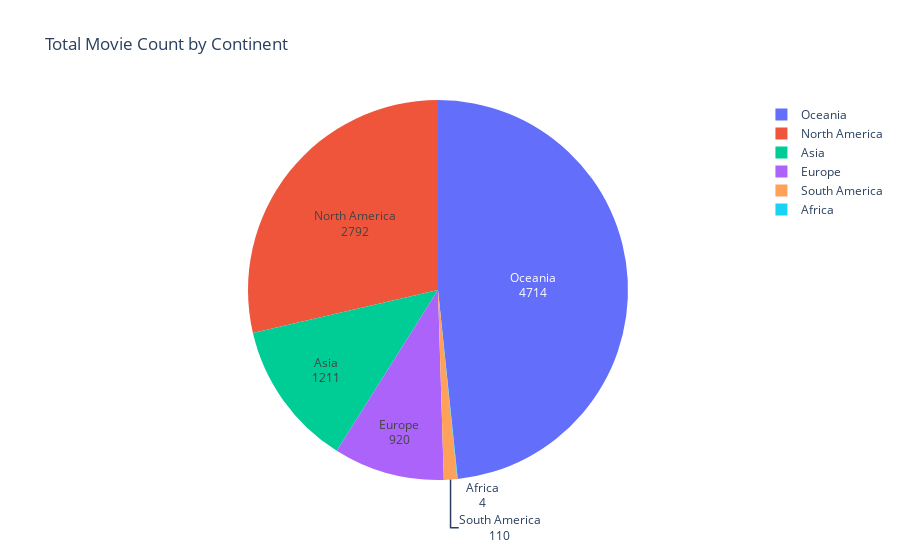

Notebook code cell kept with this figure:
### Markdown cell above
# Movie count grouped by continent

sum of movies and the continent there are shot.

### Code cell
continent_counts = df['Continent'].value_counts().reset_index()
continent_counts.columns = ['Continent', 'MovieCount']

fig = px.pie(
    continent_counts,
    names='Continent',
    values='MovieCount',
    title='Total Movie Count by Continent',
    labels={'Continent': 'Continent'},
    hover_name='Continent',  # Add continent name to hover data
    hover_data={'MovieCount': True},  # Add movie count to hover data
)

# Add the sum of movie titles as labels
fig.update_traces(textinfo='label+text', text=continent_counts['MovieCount'])

# Show the pie chart
fig.show()

### Figure 1 — Plotly figure (JSON) as saved in the notebook; plotly's stock layout.template omitted (floating-point values rounded to 4 significant figures)
{"data": [{"customdata": [[4714], [2792], [1211], [920], [110], [4]], "domain": {"x": [0, 1], "y": [0, 1]}, "hovertemplate": "<b>%{hovertext}</b><br><br>Continent=%{label}<br>MovieCount=%{customdata[0]}<extra></extra>", "hovertext": ["Oceania", "North America", "Asia", "Europe", "South America", "Africa"], "labels": ["Oceania", "North America", "Asia", "Europe", "South America", "Africa"], "legendgroup": "", "name": "", "showlegend": true, "text": [4714, 2792, 1211, 920, 110, 4], "textinfo": "label+text", "type": "pie", "values": [4714, 2792, 1211, 920, 110, 4]}], "layout": {"legend": {"tracegroupgap": 0}, "title": {"text": "Total Movie Count by Continent"}}}
